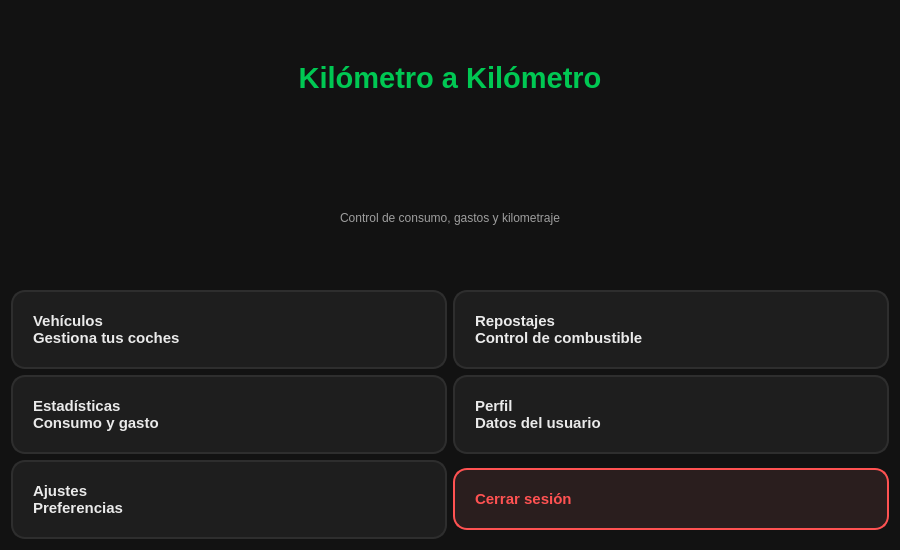
<?xml version="1.0" encoding="UTF-8"?>
<ui version="4.0">
 <class>MenuPrincipalView</class>
 <widget class="QWidget" name="MenuPrincipalView">
  <property name="geometry">
   <rect>
    <x>0</x><y>0</y><width>900</width><height>550</height>
   </rect>
  </property>
  <property name="windowTitle">
   <string>Kilómetro a Kilómetro</string>
  </property>

  <property name="styleSheet">
   <string>
    QWidget {
        background-color: #121212;
        color: #eaeaea;
        font-family: Segoe UI;
    }

    QLabel#labelTitulo {
        color: #00c853;
    }

    QLabel#labelSubtitulo {
        color: #9e9e9e;
    }

    QPushButton {
        background-color: #1e1e1e;
        border: 2px solid #2e2e2e;
        border-radius: 14px;
        padding: 20px;
        font-size: 15px;
        font-weight: bold;
        text-align: left;
    }

    QPushButton:hover {
        background-color: #1e2e24;
        border: 2px solid #00c853;
    }

    QPushButton:pressed {
        background-color: #00c853;
        color: #000000;
    }

    QPushButton#btnLogout {
        background-color: #2a1e1e;
        border: 2px solid #ff5252;
        color: #ff5252;
    }

    QPushButton#btnLogout:hover {
        background-color: #ff5252;
        color: #000000;
    }
   </string>
  </property>

  <layout class="QVBoxLayout">
   <item>
    <widget class="QLabel" name="labelTitulo">
     <property name="text">
      <string>Kilómetro a Kilómetro</string>
     </property>
     <property name="alignment">
      <set>Qt::AlignCenter</set>
     </property>
     <property name="font">
      <font>
       <pointsize>22</pointsize>
       <bold>true</bold>
      </font>
     </property>
    </widget>
   </item>

   <item>
    <widget class="QLabel" name="labelSubtitulo">
     <property name="text">
      <string>Control de consumo, gastos y kilometraje</string>
     </property>
     <property name="alignment">
      <set>Qt::AlignCenter</set>
     </property>
    </widget>
   </item>

   <item>
    <layout class="QGridLayout">
     <item row="0" column="0">
      <widget class="QPushButton" name="btnVehiculos">
       <property name="text">
        <string>Vehículos
Gestiona tus coches</string>
       </property>
      </widget>
     </item>

     <item row="0" column="1">
      <widget class="QPushButton" name="btnRepostajes">
       <property name="text">
        <string>Repostajes
Control de combustible</string>
       </property>
      </widget>
     </item>

     <item row="1" column="0">
      <widget class="QPushButton" name="btnEstadisticas">
       <property name="text">
        <string>Estadísticas
Consumo y gasto</string>
       </property>
      </widget>
     </item>

     <item row="1" column="1">
      <widget class="QPushButton" name="btnPerfil">
       <property name="text">
        <string>Perfil
Datos del usuario</string>
       </property>
      </widget>
     </item>

     <item row="2" column="0">
      <widget class="QPushButton" name="btnAjustes">
       <property name="text">
        <string>Ajustes
Preferencias</string>
       </property>
      </widget>
     </item>

     <item row="2" column="1">
      <widget class="QPushButton" name="btnLogout">
       <property name="text">
        <string>Cerrar sesión</string>
       </property>
      </widget>
     </item>
    </layout>
   </item>
  </layout>
 </widget>
</ui>
